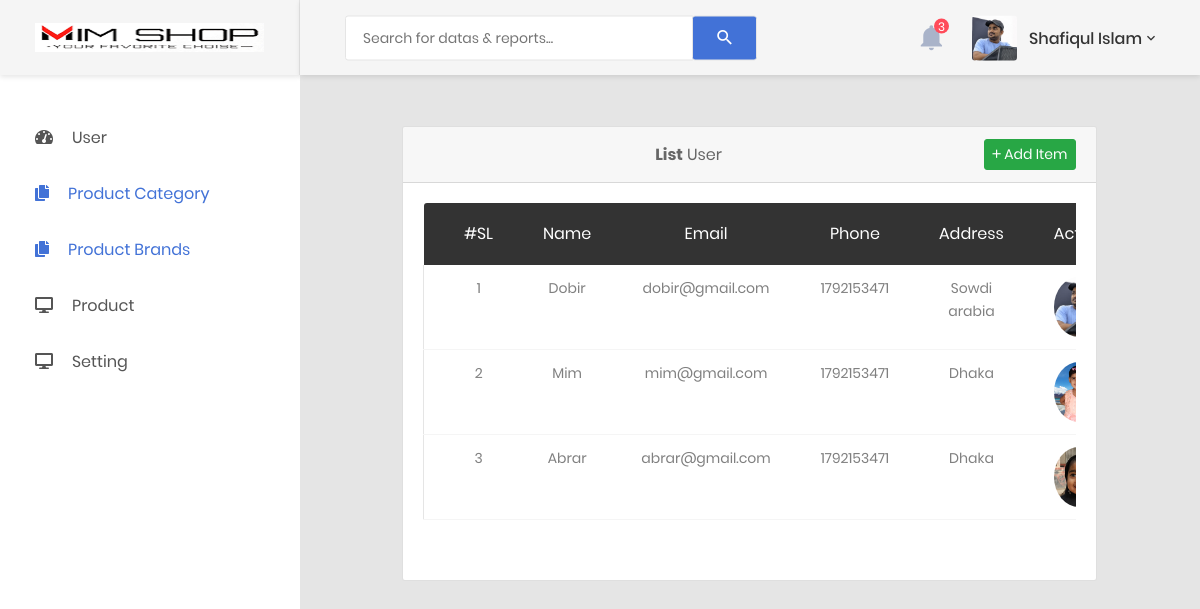
The page /admin/user-list.php (signed in) on the database its author committed.
### tables this page shows
CREATE TABLE `user_tbl` (
  `id` int(11) NOT NULL,
  `name` varchar(55) NOT NULL,
  `email` varchar(55) NOT NULL,
  `password` varchar(55) NOT NULL,
  `phone` int(15) NOT NULL,
  `address` varchar(55) NOT NULL,
  `image` varchar(55) NOT NULL,
  `token` varchar(55) NOT NULL,
  `status` tinyint(4) NOT NULL DEFAULT 0,
  `date` timestamp NOT NULL DEFAULT current_timestamp() ON UPDATE current_timestamp()
);

### config/config.php (called while the page is built, shortened)
<?php
class connection
{
    public function __construct()
    {
        $this->con = new mysqli("localhost", "root", "", "e_commerce_site");
    }
}

### classes/User.php (called while the page is built)
<?php
include '../config/config.php';
class User extends connection
{
    public function show_user()
    {
        $sql = "SELECT * FROM user_tbl";
        $result = $this->con->query($sql);
        return $result;
    }
}

### admin/user-list.php (the view, shortened to what this page needs)
<?php
include 'includes/head.php';
include '../classes/User.php';
$user = new User();
$data = $user->show_user();
?>
<body class="animsition">
    <div class="page-wrapper">
        <?php
        include 'includes/sidebar.php';
        ?>
        <div class="page-container">
            <?php
            include 'includes/header.php';
            ?>
            <div class="main-content">
                <div class="section__content section__content--p30">
                    <div class="row m-t-10">
                        <div class="col-md-10 offset-md-1">
                            <div class="card text-center">
                                <div class="card-header">
                                    <div class="row align-items-center">
                                        <div class="col">
                                            <strong>List</strong> User
                                        </div>
                                        <div class="col-auto">
                                            <a href="#" class="btn btn-success btn-sm">
                                                <i class="zmdi zmdi-plus"></i> Add Item
                                            </a>
                                        </div>
                                    </div>
                                </div>
                                <div class="card-body card-block">
                                    <div class="table-responsive m-b-40">
                                        <table class="table table-borderless table-data3">
                                            <thead>
                                                <tr>
                                                    <th>#SL</th>
                                                    <th>Name</th>
                                                    <th>Email</th>
                                                    <th>Phone</th>
                                                    <th>Address</th>
                                                    <th>Action</th>
                                                </tr>
                                            </thead>
                                            <tbody>
                                                <?php
                                                $num_rows = mysqli_num_rows($data);
                                                if ($num_rows > 0) {
                                                    $sl = 1;
                                                    while ($row = mysqli_fetch_assoc($data)) { ?>
                                                        <tr>
                                                            <td><?php echo $sl++ ?></td>
                                                            <td><?php echo $row['name']; ?></td>
                                                            <td><?php echo $row['email']; ?></td>
                                                            <td><?php echo $row['phone']; ?></td>
                                                            <td><?php echo $row['address']; ?></td>
                                                            <td>
                                                                <img src="../images/user-img/<?php echo $row['image'] ?>"
                                                                    style="height: 60px; width: 60px; border-radius: 50%; object-fit: cover;"
                                                                    alt="User Image">
                                                            </td>
                                                        <?php
                                                    }
                                                } else { ?>
                                                        <tr>
                                                            <td colspan="6" class="text-center">Record Not Found</td>
                                                        </tr>
                                                    <?php } ?>
                                            </tbody>
                                        </table>
                                    </div>
                                </div>
                            </div>
                        </div>
                    </div>
                </div>
            </div>
        </div>
    </div>
    <?php
    include 'includes/footer.php';
    ?>

### rows shown on the page
user_tbl: name "Dobir", email "dobir@gmail.com", phone "1792153471", address "Sowdi arabia", image (picture)
user_tbl: name "Mim", email "mim@gmail.com", phone "1792153471", address "Dhaka", image (picture)
user_tbl: name "Abrar", email "abrar@gmail.com", phone "1792153471", address "Dhaka", image (picture)
